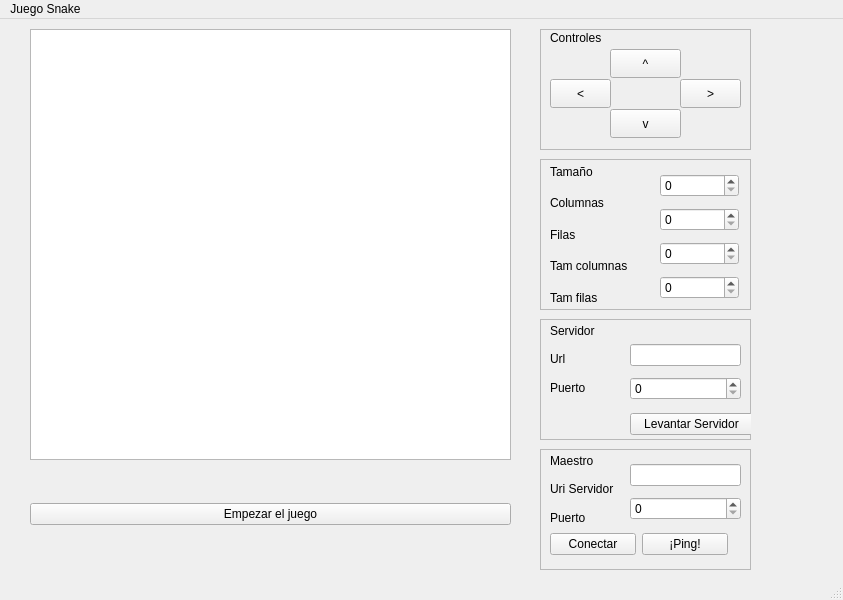
<?xml version="1.0" encoding="UTF-8"?>
<ui version="4.0">
 <class>MainWindow</class>
 <widget class="QMainWindow" name="MainWindow">
  <property name="geometry">
   <rect>
    <x>0</x>
    <y>0</y>
    <width>843</width>
    <height>600</height>
   </rect>
  </property>
  <property name="windowTitle">
   <string>MainWindow</string>
  </property>
  <widget class="QWidget" name="centralwidget">
   <widget class="QWidget" name="horizontalLayoutWidget">
    <property name="geometry">
     <rect>
      <x>30</x>
      <y>470</y>
      <width>481</width>
      <height>51</height>
     </rect>
    </property>
    <layout class="QHBoxLayout" name="horizontalLayout">
     <item>
      <widget class="QPushButton" name="pushButton">
       <property name="text">
        <string>Empezar el juego</string>
       </property>
      </widget>
     </item>
    </layout>
   </widget>
   <widget class="QWidget" name="verticalLayoutWidget">
    <property name="geometry">
     <rect>
      <x>540</x>
      <y>430</y>
      <width>211</width>
      <height>121</height>
     </rect>
    </property>
    <layout class="QVBoxLayout" name="verticalLayout">
     <item>
      <widget class="QFrame" name="frame">
       <property name="frameShape">
        <enum>QFrame::StyledPanel</enum>
       </property>
       <property name="frameShadow">
        <enum>QFrame::Raised</enum>
       </property>
       <widget class="QWidget" name="verticalLayoutWidget_2">
        <property name="geometry">
         <rect>
          <x>90</x>
          <y>10</y>
          <width>111</width>
          <height>66</height>
         </rect>
        </property>
        <layout class="QVBoxLayout" name="verticalLayout_2">
         <item>
          <widget class="QLineEdit" name="lineEdit"/>
         </item>
         <item>
          <widget class="QSpinBox" name="spinBox"/>
         </item>
        </layout>
       </widget>
       <widget class="QWidget" name="verticalLayoutWidget_4">
        <property name="geometry">
         <rect>
          <x>10</x>
          <y>0</y>
          <width>81</width>
          <height>80</height>
         </rect>
        </property>
        <layout class="QVBoxLayout" name="verticalLayout_4">
         <item>
          <widget class="QLabel" name="label">
           <property name="text">
            <string>Maestro</string>
           </property>
          </widget>
         </item>
         <item>
          <widget class="QLabel" name="label_2">
           <property name="text">
            <string>Uri Servidor</string>
           </property>
          </widget>
         </item>
         <item>
          <widget class="QLabel" name="label_3">
           <property name="text">
            <string>Puerto</string>
           </property>
          </widget>
         </item>
        </layout>
       </widget>
       <widget class="QWidget" name="horizontalLayoutWidget_2">
        <property name="geometry">
         <rect>
          <x>10</x>
          <y>80</y>
          <width>178</width>
          <height>31</height>
         </rect>
        </property>
        <layout class="QHBoxLayout" name="horizontalLayout_2">
         <item>
          <widget class="QPushButton" name="pushButton_2">
           <property name="text">
            <string>Conectar</string>
           </property>
          </widget>
         </item>
         <item>
          <widget class="QPushButton" name="pushButton_3">
           <property name="text">
            <string>¡Ping!</string>
           </property>
          </widget>
         </item>
        </layout>
       </widget>
      </widget>
     </item>
    </layout>
   </widget>
   <widget class="QWidget" name="verticalLayoutWidget_3">
    <property name="geometry">
     <rect>
      <x>30</x>
      <y>10</y>
      <width>481</width>
      <height>431</height>
     </rect>
    </property>
    <layout class="QVBoxLayout" name="verticalLayout_3">
     <item>
      <widget class="QPlainTextEdit" name="plainTextEdit"/>
     </item>
    </layout>
   </widget>
   <widget class="QWidget" name="verticalLayoutWidget_5">
    <property name="geometry">
     <rect>
      <x>540</x>
      <y>300</y>
      <width>211</width>
      <height>121</height>
     </rect>
    </property>
    <layout class="QVBoxLayout" name="verticalLayout_5">
     <item>
      <widget class="QFrame" name="frame_2">
       <property name="frameShape">
        <enum>QFrame::StyledPanel</enum>
       </property>
       <property name="frameShadow">
        <enum>QFrame::Raised</enum>
       </property>
       <widget class="QWidget" name="horizontalLayoutWidget_3">
        <property name="geometry">
         <rect>
          <x>90</x>
          <y>90</y>
          <width>123</width>
          <height>31</height>
         </rect>
        </property>
        <layout class="QHBoxLayout" name="horizontalLayout_3">
         <item>
          <widget class="QPushButton" name="pushButton_4">
           <property name="text">
            <string>Levantar Servidor</string>
           </property>
          </widget>
         </item>
        </layout>
       </widget>
       <widget class="QWidget" name="verticalLayoutWidget_6">
        <property name="geometry">
         <rect>
          <x>90</x>
          <y>20</y>
          <width>111</width>
          <height>66</height>
         </rect>
        </property>
        <layout class="QVBoxLayout" name="verticalLayout_6">
         <item>
          <widget class="QLineEdit" name="lineEdit_2"/>
         </item>
         <item>
          <widget class="QSpinBox" name="spinBox_2"/>
         </item>
        </layout>
       </widget>
       <widget class="QWidget" name="verticalLayoutWidget_7">
        <property name="geometry">
         <rect>
          <x>10</x>
          <y>0</y>
          <width>81</width>
          <height>80</height>
         </rect>
        </property>
        <layout class="QVBoxLayout" name="verticalLayout_7">
         <item>
          <widget class="QLabel" name="label_4">
           <property name="text">
            <string>Servidor</string>
           </property>
          </widget>
         </item>
         <item>
          <widget class="QLabel" name="label_5">
           <property name="text">
            <string>Url</string>
           </property>
          </widget>
         </item>
         <item>
          <widget class="QLabel" name="label_6">
           <property name="text">
            <string>Puerto</string>
           </property>
          </widget>
         </item>
        </layout>
       </widget>
      </widget>
     </item>
    </layout>
   </widget>
   <widget class="QWidget" name="horizontalLayoutWidget_4">
    <property name="geometry">
     <rect>
      <x>540</x>
      <y>140</y>
      <width>211</width>
      <height>151</height>
     </rect>
    </property>
    <layout class="QHBoxLayout" name="horizontalLayout_4">
     <item>
      <widget class="QFrame" name="frame_3">
       <property name="frameShape">
        <enum>QFrame::StyledPanel</enum>
       </property>
       <property name="frameShadow">
        <enum>QFrame::Raised</enum>
       </property>
       <widget class="QWidget" name="verticalLayoutWidget_9">
        <property name="geometry">
         <rect>
          <x>10</x>
          <y>0</y>
          <width>91</width>
          <height>151</height>
         </rect>
        </property>
        <layout class="QVBoxLayout" name="verticalLayout_9">
         <item>
          <widget class="QLabel" name="label_7">
           <property name="text">
            <string>Tamaño</string>
           </property>
          </widget>
         </item>
         <item>
          <widget class="QLabel" name="label_10">
           <property name="text">
            <string>Columnas</string>
           </property>
          </widget>
         </item>
         <item>
          <widget class="QLabel" name="label_9">
           <property name="text">
            <string>Filas</string>
           </property>
          </widget>
         </item>
         <item>
          <widget class="QLabel" name="label_8">
           <property name="text">
            <string>Tam columnas</string>
           </property>
          </widget>
         </item>
         <item>
          <widget class="QLabel" name="label_11">
           <property name="text">
            <string>Tam filas</string>
           </property>
          </widget>
         </item>
        </layout>
       </widget>
       <widget class="QWidget" name="">
        <property name="geometry">
         <rect>
          <x>120</x>
          <y>10</y>
          <width>79</width>
          <height>136</height>
         </rect>
        </property>
        <layout class="QVBoxLayout" name="verticalLayout_11">
         <item>
          <widget class="QSpinBox" name="spinBox_6"/>
         </item>
         <item>
          <widget class="QSpinBox" name="spinBox_5"/>
         </item>
         <item>
          <widget class="QSpinBox" name="spinBox_7"/>
         </item>
         <item>
          <widget class="QSpinBox" name="spinBox_4"/>
         </item>
        </layout>
       </widget>
      </widget>
     </item>
    </layout>
   </widget>
   <widget class="QWidget" name="verticalLayoutWidget_10">
    <property name="geometry">
     <rect>
      <x>540</x>
      <y>10</y>
      <width>211</width>
      <height>121</height>
     </rect>
    </property>
    <layout class="QVBoxLayout" name="verticalLayout_10">
     <item>
      <widget class="QFrame" name="frame_4">
       <property name="frameShape">
        <enum>QFrame::StyledPanel</enum>
       </property>
       <property name="frameShadow">
        <enum>QFrame::Raised</enum>
       </property>
       <widget class="QLabel" name="label_12">
        <property name="geometry">
         <rect>
          <x>10</x>
          <y>0</y>
          <width>56</width>
          <height>17</height>
         </rect>
        </property>
        <property name="text">
         <string>Controles</string>
        </property>
       </widget>
       <widget class="QPushButton" name="pushButton_5">
        <property name="geometry">
         <rect>
          <x>70</x>
          <y>80</y>
          <width>71</width>
          <height>29</height>
         </rect>
        </property>
        <property name="text">
         <string>v</string>
        </property>
       </widget>
       <widget class="QPushButton" name="pushButton_6">
        <property name="geometry">
         <rect>
          <x>70</x>
          <y>20</y>
          <width>71</width>
          <height>29</height>
         </rect>
        </property>
        <property name="text">
         <string>^</string>
        </property>
       </widget>
       <widget class="QPushButton" name="pushButton_7">
        <property name="geometry">
         <rect>
          <x>10</x>
          <y>50</y>
          <width>61</width>
          <height>29</height>
         </rect>
        </property>
        <property name="text">
         <string>&lt;</string>
        </property>
       </widget>
       <widget class="QPushButton" name="pushButton_8">
        <property name="geometry">
         <rect>
          <x>140</x>
          <y>50</y>
          <width>61</width>
          <height>29</height>
         </rect>
        </property>
        <property name="text">
         <string>&gt;</string>
        </property>
       </widget>
      </widget>
     </item>
    </layout>
   </widget>
  </widget>
  <widget class="QMenuBar" name="menubar">
   <property name="geometry">
    <rect>
     <x>0</x>
     <y>0</y>
     <width>843</width>
     <height>23</height>
    </rect>
   </property>
   <widget class="QMenu" name="menuJuego_SNake">
    <property name="title">
     <string>Juego Snake</string>
    </property>
    <addaction name="separator"/>
   </widget>
   <addaction name="menuJuego_SNake"/>
  </widget>
  <widget class="QStatusBar" name="statusbar"/>
 </widget>
 <resources/>
 <connections/>
</ui>
